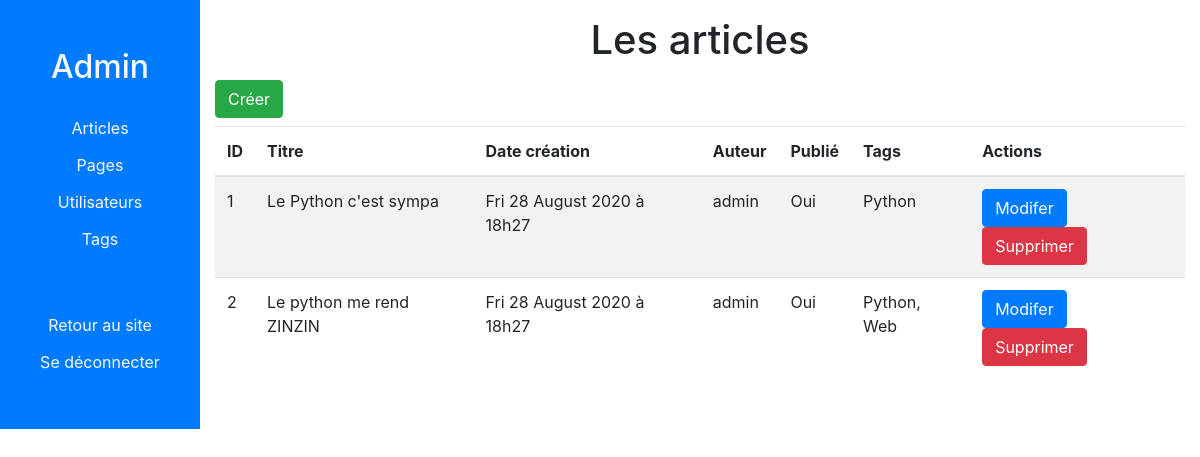
/admin/posts (signed in), run on an earlier commit of the app's database.
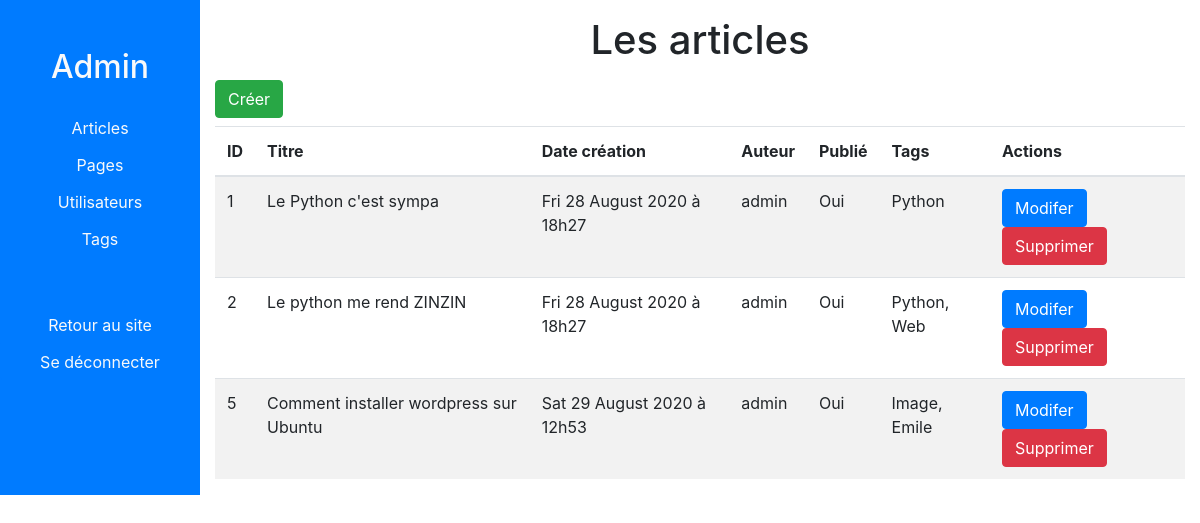
And on a later commit of the database.
### views.py (models this page shows, shortened)
class Post(db.Model):
    id = db.Column(db.Integer, primary_key=True)
    title = db.Column(db.String(100), nullable=False)
    slug = db.Column(db.String(100), nullable=False,  unique=True)
    abstract = db.Column(db.Text, nullable=False)
    abstract_image = db.Column(db.String(200))
    content = db.Column(db.Text, nullable=False)
    creation_date = db.Column(db.DateTime, nullable=False, default=datetime.utcnow)
    published = db.Column(db.Boolean, nullable=False, default=False)
    user_id = db.Column(db.Integer, db.ForeignKey('user.id'), nullable=False)
    user = db.relationship('User', backref=db.backref('posts', lazy=True))
    tags = db.relationship('Tag', secondary=tags, lazy='subquery', backref=db.backref('posts', lazy=True))
    @property
    def tags_str(self):
        res = ""
        for tag in self.tags:
            res += tag.name + ', '
        return res.strip(' ,')

class User(UserMixin, db.Model):
    id = db.Column(db.Integer, primary_key=True)
    username = db.Column(db.String(50), unique=True, nullable=False)
    email = db.Column(db.String(80), unique=True, nullable=False)
    password = db.Column(db.String(80), nullable=False)

class Tag(db.Model):
    id = db.Column(db.Integer, primary_key=True)
    name = db.Column(db.String(50), nullable=False)

### views.py (the view)
@app.route('/admin/posts')
@login_required
def admin_posts():
    posts = Post.query.all()
    return render_template('admin-posts.html', posts=posts)

### views.py (called while the page is built)
@login_manager.user_loader
def load_user(user_id):
    return User.query.get(user_id)

@app.context_processor
def inject_pages():
    pages = Page.query.filter_by(published=True)
    return {'site_pages': pages}

### templates/admin-posts.html (shortened to what this page needs)
{% extends 'admin.html' %}
{% block admin_content %}
<div class="text-center mt-3">
    <h1>Les articles</h1>
</div>
<a class="btn btn-success my-2" href="{{ url_for('admin_posts_create') }}">Créer</a>
<table class="table table-striped">
    <thead>
        <tr>
            <th>ID</th>
            <th>Titre</th>
            <th>Date création</th>
            <th>Auteur</th>
            <th>Publié</th>
            <th>Tags</th>
            <th>Actions</th>
        </tr>
    </thead>
    <tbody>
        {% for post in posts %}
        <tr>
            <td>{{ post.id }}</td>
            <td>{{ post.title }}</td>
            <td>{{ post.creation_date.strftime('%a %d %B %Y à %-Hh%M') }}</td>
            <td>{{ post.user.username }}</td>
            <td>{{ post.published and 'Oui' or 'Non' }}</td>
            <td>{{ post.tags_str }}</td>
            <td>
                <a class="btn btn-primary" href="{{ url_for('admin_posts_edit', post_id=post.id) }}">
                    Modifer
                </a>
                <form action="{{ url_for('admin_posts_delete', post_id=post.id) }}" method="POST" class="d-inline">
                    <input type="submit" class="btn btn-danger" value="Supprimer">
                </form>
            </td>
        </tr>
        {% endfor %}
    </tbody>
</table>
{% endblock %}

What changed in the data, as far as the page shows it:
added Post: id "5", title "Comment installer wordpress sur Ubuntu", creation_date "Sat 29 August 2020 à 12h53", user.username "admin", published "Oui", tags_str "Image, Emile"
